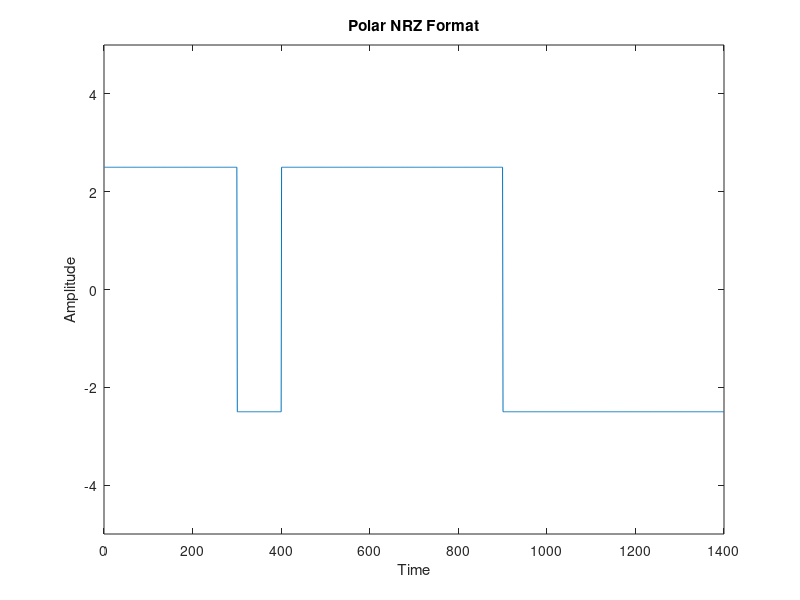

This chart was generated by the following MATLAB code:
clear all;
close all;
b=[1 1 1 0 1 1 1 1 1 0 0 0 0 0];
amp=input('Enter the value amplitude of less than 5:');
a=length(b);
for i=1:a
    if b(i)==1
        b(i)=amp/2;
    else
        b(i)=-amp/2;
    end
end
d=b'*ones(1,100);
k=d';
p=k(:);
t=[1:1400];
plot(t,p);
axis([0 1400 -5 5]);
xlabel('Time');
ylabel('Amplitude');
title('Polar NRZ Format');